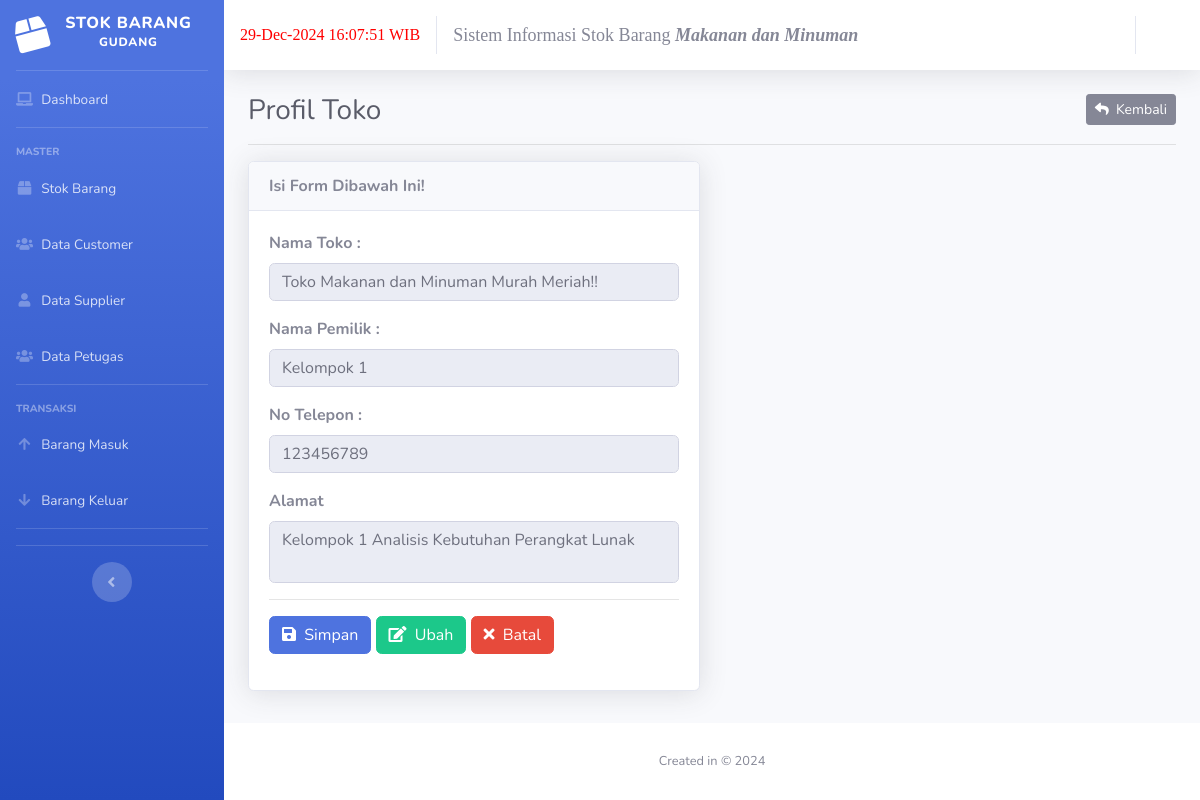
Screenshot of /index.php/toko with the database file from the repository.
### tables this page shows
CREATE TABLE `data_toko` (
  `id` int(11) NOT NULL,
  `nama_toko` varchar(80) DEFAULT NULL,
  `nama_pemilik` varchar(80) DEFAULT NULL,
  `no_telepon` varchar(15) DEFAULT NULL,
  `alamat` varchar(255) DEFAULT NULL
);

### application/controllers/Toko.php (called while the page is built, shortened)
<?php
class Toko extends CI_Controller {
	public function __construct(){
		$this->load->model('M_toko', 'm_toko');
		$this->data['aktif'] = 'toko';
	}
	public function index(){
		$this->data['title'] = 'Profil Toko';
		$this->data['toko'] = $this->m_toko->lihat();
		$this->load->view('toko', $this->data);
	}
}

### index.php (called while the page is built, shortened)
<?php
require_once BASEPATH.'core/CodeIgniter.php';

### application/models/M_toko.php (called while the page is built, shortened)
<?php
class M_toko extends CI_Model {
	protected $_table = 'data_toko';
	public function lihat(){
		return $this->db->get_where($this->_table, ['id' => 1])->row();
	}
}

### application/views/toko.php (the view, shortened to what this page needs)
<!DOCTYPE html>
<html lang="en">
<head>
</head>
<body id="page-top">
	<div id="wrapper">
		<div id="content-wrapper" class="d-flex flex-column">
			<div id="content" data-url="<?= base_url('kasir') ?>">
				<div class="container-fluid">
				<div class="clearfix">
					<div class="float-left">
						<h1 class="h3 m-0 text-gray-800"><?= $title ?></h1>
					</div>
					<div class="float-right">
						<a href="<?= base_url('dashboard') ?>" class="btn btn-secondary btn-sm"><i class="fa fa-reply"></i>&nbsp;&nbsp;Kembali</a>
					</div>
				</div>
				<hr>
				<div class="row">
					<div class="col-md-6">
						<div class="card shadow">
							<div class="card-header"><strong>Isi Form Dibawah Ini!</strong></div>
							<div class="card-body">
								<form action="<?= base_url('toko/proses_ubah') ?>" id="form-tambah" method="POST">
									<div class="form-group">
										<label for="nama_toko"><strong>Nama Toko : </strong></label>
										<input type="text" name="nama_toko" id="nama_toko" value="<?= $toko->nama_toko ?>" placeholder="Masukan Nama Toko" class="form-control" readonly>
									</div>
									<div class="form-group">
										<label for="nama_toko"><strong>Nama Pemilik : </strong></label>
										<input type="text" name="nama_pemilik" id="nama_pemilik" value="<?= $toko->nama_pemilik ?>" placeholder="Masukan Nama Pemilik" class="form-control" readonly>
									</div>
									<div class="form-group">
										<label for="nama_toko"><strong>No Telepon : </strong></label>
										<input type="number" name="no_telepon" id="no_telepon" value="<?= $toko->no_telepon ?>" placeholder="Masukan No Telepon" class="form-control" readonly>
									</div>
									<div class="form-group">
										<label for="alamat"><strong>Alamat</strong></label>
										<textarea readonly name="alamat" id="alamat" class="form-control" placeholder="Masukan Alamat" style="resize: none;"><?= $toko->alamat ?></textarea>
									</div>
									<hr>
									<div class="form-group">
										<button type="submit" class="btn btn-primary"><i class="fa fa-save"></i>&nbsp;&nbsp;Simpan</button>
										<button type="button" class="btn btn-success" id="ubah"><i class="fa fa-edit"></i>&nbsp;&nbsp;Ubah</button>
										<button type="reset" class="btn btn-danger"><i class="fa fa-times"></i>&nbsp;&nbsp;Batal</button>
									</div>
								</form>
							</div>
						</div>
					</div>
				</div>
				</div>
			</div>
		</div>
	</div>
</body>
</html>

### rows the page displays
data_toko: nama_toko "Toko Makanan dan Minuman Murah Meriah!!", nama_pemilik "Kelompok 1", no_telepon "123456789", alamat "Kelompok 1 Analisis Kebutuhan Perangkat Lunak"

### other values shown
$title "Profil Toko"
